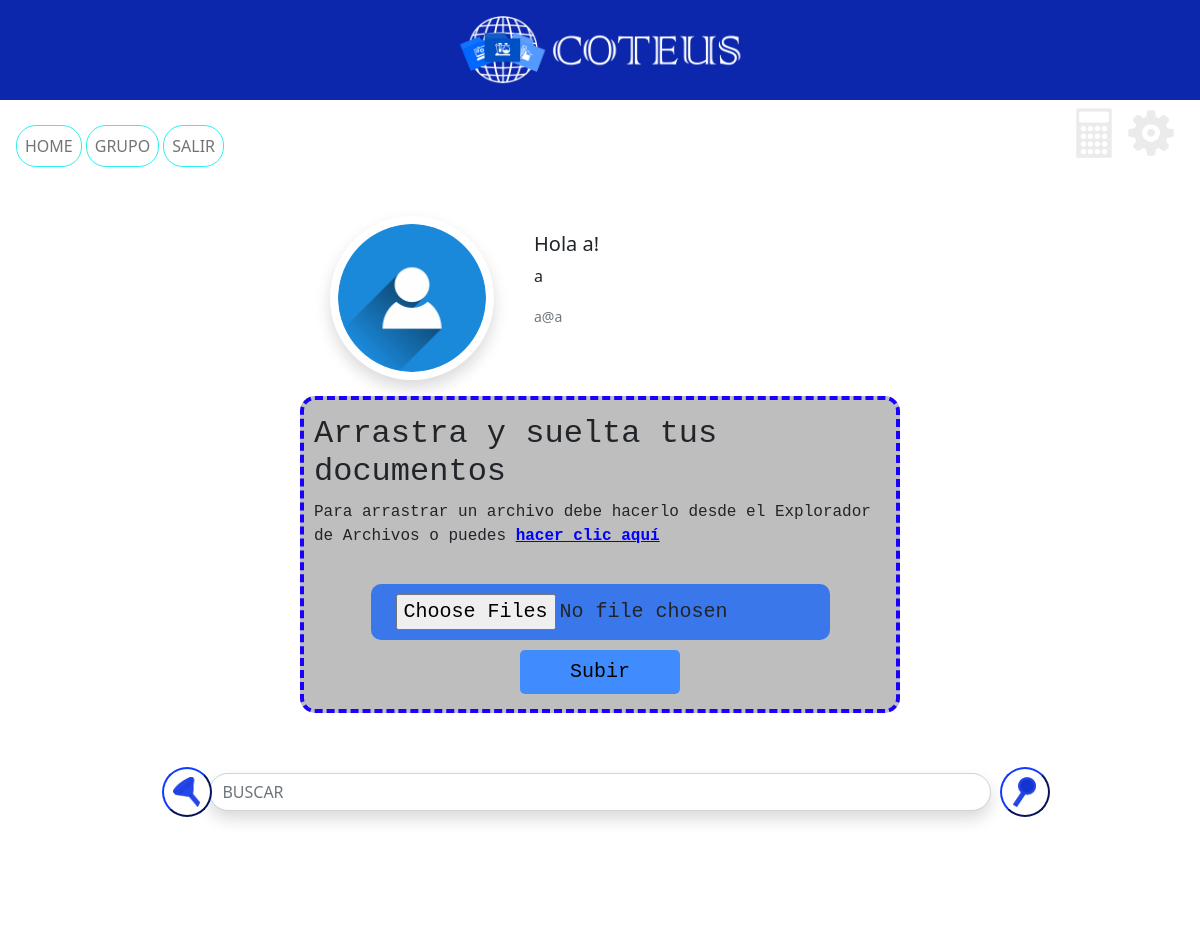
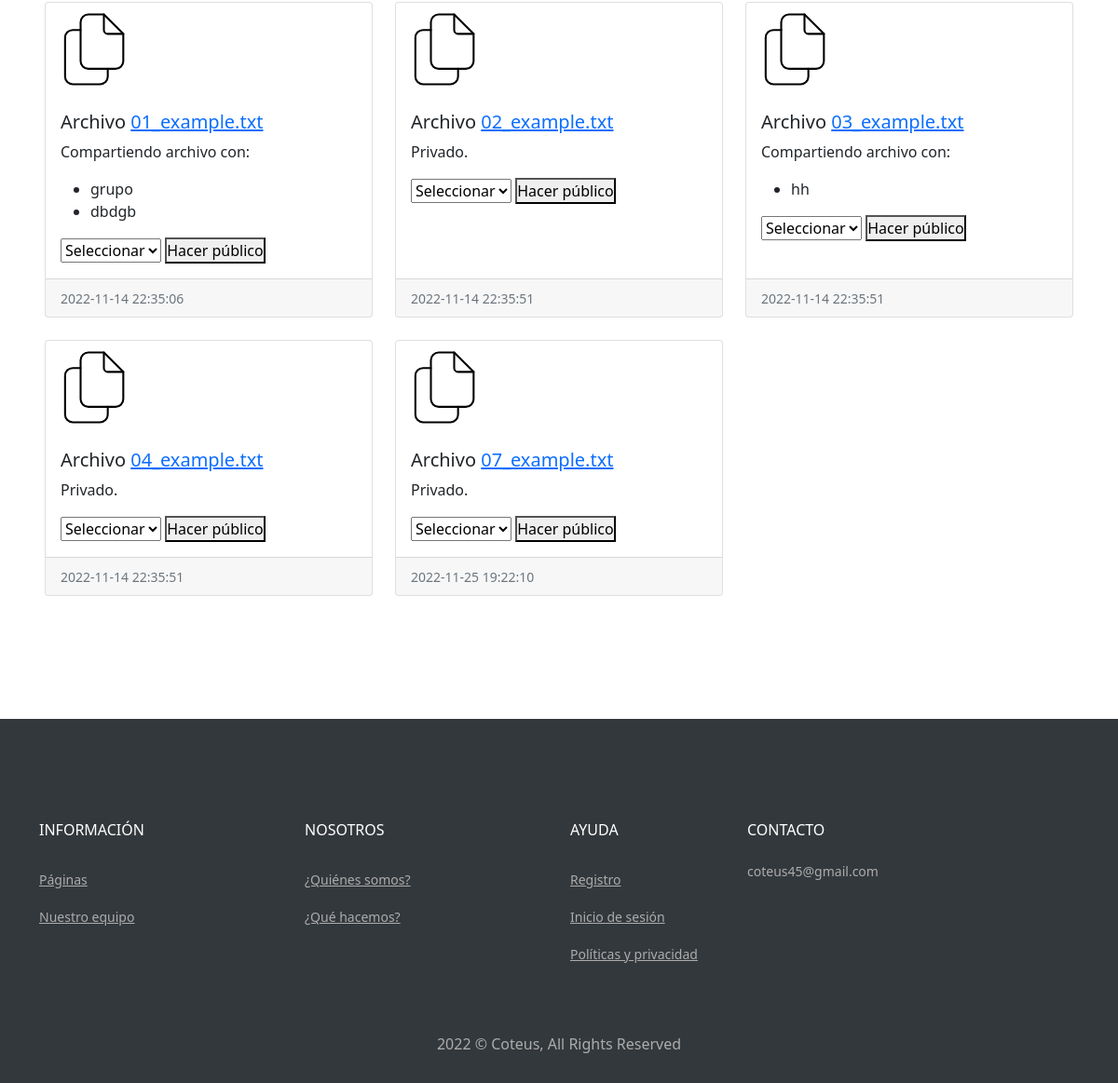
Screenshot of /Home (signed in) with the database file from the repository (2 pictures, top to bottom).
### tables this page shows
CREATE TABLE `employees_t` (
  `id_employee` int(11) NOT NULL,
  `name` varchar(20) NOT NULL,
  `surname` varchar(20) DEFAULT NULL,
  `username` varchar(20) NOT NULL,
  `password` varchar(60) NOT NULL,
  `email` varchar(100) NOT NULL,
  `telephone` int(10) DEFAULT NULL,
  `cuil` int(11) DEFAULT NULL,
  `id_calculator` int(11) DEFAULT NULL
);

CREATE TABLE `files_t` (
  `id_file` int(11) NOT NULL,
  `name` varchar(40) NOT NULL,
  `last_modification` datetime NOT NULL DEFAULT current_timestamp()
);

### datos/datos.php (called while the page is built, shortened)
<?php
class datos{
  public static function get_employee($key, $value){
    require("../database/database.php");
    $stmt = $conexion->prepare("SELECT * FROM `employees_t` WHERE `$key` = '$value'");
    $stmt->execute();
    $record = $stmt->fetch(PDO::FETCH_ASSOC);
    return $record;
  }
  public static function get_groups_of_file($file){
    require "../database/database.php";
    $query = "
      SELECT
        `groups_t`.`name` AS 'group_name'
      FROM `files_encapsulation_t`
        INNER JOIN `files_t`
          ON `files_encapsulation_t`.`id_file` = `files_t`.`id_file`
        INNER JOIN `groups_t`
          ON `files_encapsulation_t`.`id_group` = `groups_t`.`id_group`
      WHERE `files_t`.`id_file` = $file->id_file AND `files_encapsulation_t`.`id_employee` IS NOT NULL;
      ";
    $stmt = $conexion->prepare($query);
    $stmt->execute();
    return $stmt->fetchAll(PDO::FETCH_ASSOC);
  }
  public static function get_groups_of_file_without_sharing($employee, $file){
    require "../database/database.php";
    $employee_groups = datos::get_groups($employee->id_employee);
    $groups_ids_array = [];
    foreach ($employee_groups as $employee_group) {
      $groups_ids_array[] = $employee_group->id_group;
    }
    $query = "
      SELECT
        `groups_t`.`id_group`
      FROM `files_encapsulation_t`
        INNER JOIN `files_t`
          ON `files_encapsulation_t`.`id_file` = `files_t`.`id_file`
        INNER JOIN `groups_t`
          ON `files_encapsulation_t`.`id_group` = `groups_t`.`id_group`
      WHERE
        `files_t`.`id_file` = $file->id_file AND
        `files_encapsulation_t`.`id_group` IS NOT NULL;
    ";
    $stmt = $conexion->prepare($query);
    $stmt->execute();
    $groups_sharing_records = $stmt->fetchAll(PDO::FETCH_ASSOC);
    $shared_groups_ids_array = [];
    foreach ($groups_sharing_records as $group_sharing_record) {
      $shared_groups_ids_array[] = $group_sharing_record['id_group'];
    }
    $ids_de_grupos_no_compartiendo = [];
    if(count($shared_groups_ids_array) > 0){
      foreach ($groups_ids_array as $id) {
        if (!in_array($id, $shared_groups_ids_array)) {
          $ids_de_grupos_no_compartiendo[] = $id;
        }
      }
    } else $ids_de_grupos_no_compartiendo = $groups_ids_array;
    $query = "
      SELECT
        *
      FROM `groups_t`
      WHERE
    ";
    if(count($ids_de_grupos_no_compartiendo) > 0){
      foreach ($ids_de_grupos_no_compartiendo as $key => $id) {
        if($key != 0){
          $query .= " OR ";
        }
        $query .= "`groups_t`.`id_group` = $id";
      }
    } else $query .= "0";
    $stmt = $conexion->prepare($query);
    $stmt->execute();
    $records = $stmt->fetchAll(PDO::FETCH_ASSOC);
    return $records;
  }
  public static function get_files_employee($employee, $Search){
    require "../database/database.php";
    $query = "
      SELECT
        `files_t`.`id_file`,
        `files_t`.`name`,
        `files_t`.`last_modification`
      FROM `files_encapsulation_t`
        INNER JOIN `files_t`
          ON `files_encapsulation_t`.`id_file` = `files_t`.`id_file`
        INNER JOIN `employees_t`
          ON `files_encapsulation_t`.`id_employee` = `employees_t`.`id_employee`
        WHERE `employees_t`.`id_employee` = $employee->id_employee AND files_t.name LIKE '%$Search%' GROUP BY `files_t`.`name`;
      ";
    $stmt = $conexion->prepare($query);
    $stmt->execute();
    return $stmt->fetchAll(PDO::FETCH_ASSOC);
  }
  public static function get_groups($user_id){
    require '../database/database.php';
    $query="
      SELECT
        `groups_t`.`id_group`,
        `groups_t`.`id_admin`,
        `groups_t`.`name`,
        `groups_t`.`description`,
        `groups_t`.`date_created`,
        `groups_t`.`key`
      FROM `groups_t`
        INNER JOIN `members_t`
          ON `groups_t`.`id_group` = `members_t`.`id_group`
        INNER JOIN `employees_t`
          ON `employees_t`.`id_employee` = `members_t`.`id_employee`
      WHERE `employees_t`.`id_employee` = :id_employee
      ORDER BY `groups_t`.`id_group` DESC
    ";
    $stmt = $conexion->prepare($query);
    $stmt->bindParam(':id_employee', $user_id);
    $stmt->execute();
    $resp = $stmt->fetchAll(PDO::FETCH_OBJ);
    return $resp;
  }
}

### class/employee.php (called while the page is built, shortened)
<?php
class employee{
  public static function record_to_object($employee_record){
    $employee = new employee();
    foreach ($employee_record as $key => $value) {
      $employee->$key = $employee_record[$key];
    }
    return $employee;
  }
  public static function get_by_id($id){
    require_once "../datos/datos.php";
    $employee = datos::get_employee('id_employee', $id);
    $result = ($employee) ? $employee : null;
    return $result;
  }
  public function get_files($Search){
    require_once "../datos/datos.php";
    $files = datos::get_files_employee($this, $Search);
    return $files;
  }
}

### class/files.php (called while the page is built, shortened)
<?php
class files{
  public function __construct($file_record){
    $this->id_file = $file_record['id_file'];
    $this->name = $file_record['name'];
    $this->last_modification = $file_record['last_modification'];
  }
  public function get_groups() {
    require_once "../datos/datos.php";
    $group_names = [];
    $group_names_records = datos::get_groups_of_file($this);
    foreach ($group_names_records as $group_name_record) {
      $group_names[] = $group_name_record['group_name'];
    }
    return $group_names;
  }
  public function get_groups_without_sharing($employee) {
    require_once "../datos/datos.php";
    $group_records = datos::get_groups_of_file_without_sharing($employee, $this);
    return $group_records;
  }
}

### Home/index.php (the view, shortened to what this page needs)
<?php
  require_once "../class/employee.php";
  require_once "../class/files.php";
  $employee_record = employee::get_by_id($_SESSION['user_id']);
  $employee = employee::record_to_object($employee_record);
  $Search="";
  $file_records = $employee->get_files($Search);
  $files = [];
  foreach ($file_records as $key => $file_record) {
    $files[$key] = new files($file_record);
  }
  $folder = "../files_users/$employee->username/";
?>
<!DOCTYPE html>
<html lang="es">
  <head>
    <link rel="stylesheet" href="styles/main.css">
    <link rel="stylesheet" href="styles/bootstrap.min.css">
    <?php include "../partials/linkCSS.php"; ?>
  </head>
  <body>
    <div class="header">
      <?php include "../partials/HTML/header/header.php"; ?>
    </div>
    <div class="pages">
      <?php include "../partials/HTML/nav/nav.php"; ?>
    </div>
    <div class="d-flex justify-content-center">
      <div class="mb-3 mt-4" style="max-width: 540px">
        <div class="row">
          <div class="col-md-4">
            <img src="../img/users/ProfilePhoto.png" class="img-fluid img-card1 rounded-pill shadow p-2 bg-body" id="user-photo" />
          </div>
          <div class="col-md-8">
            <div class="card-body">
              <h5 class="card-title">
                <?= "Hola " . $employee_record['name']; ?>!
              </h5>
              <p class="card-text">
                <?= $employee_record['username'] ?>
              </p>
              <p class="card-text">
                <small class="text-muted"> <?= $employee_record['email']; ?></small>
              </p>
            </div>
          </div>
        </div>
      </div>
    </div>
    <div class="functions">
    </div>
    <div class="container">
      <link rel="stylesheet" type="text/css" href="../partials/HTML/seeker/seeker.css">
        <button class="filterbutton">
          <img class="FiltroIcon" src="../img/seeker/Filtro_Icon.svg">
        </button>
      <form class="d-flex" id="SF" method="post" action="index.php">
        <input
          name="SearchFiles"
          class="form-control rounded-pill shadow rounded"
          type="search"
          placeholder="BUSCAR"
          aria-label="Search"
          id="seeker"
        />
        <button class="searchbutton" type="submit">
          <img class="LupaIcon" src="../img/seeker/Lupa_Icon.svg">
        </button>
      </form>
    </div>
    <?php if(count($files) > 0): ?>
      <div class="row row-cols-1 row-cols-md-3 g-4 mt-5 p-5">
        <?php foreach($files as $key => $file):
          $path = $folder . $file->name;
        ?>
          <div class="col" id="cf">
            <div class="card h-100">
              <div class="card-img-top icon-card">
              </div>
              <div class="card-body">
                <h5 class="card-title">
                  <?= "Archivo <a href='$path' target='_blank'> " . $file->name . " </a> "; ?>
                </h5>
                <?php if(count($file->get_groups()) > 0): ?>
                  <p class="card-text">
                    Compartiendo archivo con:
                    <ul>
                      <?php foreach ($file->get_groups() as $key => $group_name): ?>
                        <li> <?= $group_name ?> </li>
                      <?php endforeach; ?>
                    </ul>
                  </p>
                <?php else: ?>
                  <div>
                    <p> Privado. </p>
                  </div>
                <?php endif; ?>
                <?php if(count($file->get_groups_without_sharing($employee)) > 0): ?>
                  <form action="<?= $_SERVER['PHP_SELF'] ?>" method="post">
                    <select name="id_group">
                      <option value="-1">Seleccionar</option>
                    </select>
                    <button type="submit" name="submit" value="<?= $file->id_file ?>">
                      Hacer público
                    </button>
                  </form>
                <?php endif; ?>
              </div>
              <div class="card-footer">
                <small class="text-muted">
                  <?= $file->last_modification ?>
                </small>
              </div>
            </div>
          </div>
        <?php endforeach; ?>
      </div>
    <?php else:?>
      <p> No tenes Archivos </p>
    <?php endif; ?>
    <?php include "../partials/HTML/footer/footer.php"; ?>
  </body>
</html>

### partials/linkCSS.php
<link rel="stylesheet" type="text/css" href="../partials/general/main.css"/>
<link rel="stylesheet" type="text/css" href="styles/main.css"/>

### partials/HTML/header/header.php
<div>
	<link rel="stylesheet" type="text/css" href="../partials/HTML/header/style.css">
	<header class="header">
		<center><img class="CLogo" src="../img/COTEUS_Logo_Blanco.svg"></center>
	</header>
</div>

### partials/HTML/nav/nav.php (shortened to what this page needs)
<nav
      class="navbar navbar-expand-lg navbar-light d-flex justify-content-center">
    <link rel="stylesheet" type="text/css" href="C:/xampp/htdocs/COTEUS/partials/HTML/nav/nav.css">
      <div class="container-fluid">
        <div class="collapse navbar-collapse" id="navbarNav">
          <ul class="navbar-nav">
            <li class="nav-item">
              <a class="nav-link" href="../Home/" id="navtext">HOME</a>
            </li>
            <li class="nav-item">
              <a class="nav-link" href="../Grupo/" id="navtext">GRUPO</a>
            </li>
            <li class="nav-item">
              <a class="nav-link" href="../partials/logout.php" id="navtext">SALIR</a>
            </li>
          </ul>
        </div>
      </div>
    <div class="BarraHerramientas">
		    <a class="ClcIcon" href="javascript:" onclick="Calculator()">
        <img class="toolICON" src="../img/tools_bar/Calculadora_Icon.svg"></a>
		    <a class="ConfIcon" href="../Configuracion/">
        <img class="toolICON" id="Gear" src="../img/tools_bar/Configuracion_Icon.svg"></a>
        <a><img src="../img/tools_bar/null.svg"></a>
  <link rel="stylesheet" type="text/css" href="../partials/HTML/nav/Calculadora.css">
	</div>
    </nav>

### partials/HTML/footer/footer.php (shortened to what this page needs)
<footer class="footer">
  <link rel="stylesheet" type="text/css" href="../partials/HTML/footer/footer.css">
    <div class="container">
      <div class="row">
        <div class="col-lg-3">
          <div class="">
            <h6 class="text-uppercase text-white">Información</h6>
            <ul class="list-unstyled footer-link mt-4">
              <li><a href="">Páginas</a></li>
              <li><a href="">Nuestro equipo</a></li>
            </ul>
          </div>
        </div>
        <div class="col-lg-3">
          <div class="">
            <h6 class="text-uppercase text-white">Nosotros</h6>
            <ul class="list-unstyled footer-link mt-4">
              <li><a href="">¿Quiénes somos?</a></li>
              <li><a href="">¿Qué hacemos?</a></li>
            </ul>
          </div>
        </div>
        <div class="col-lg-2">
          <div class="">
            <h6 class="text-uppercase text-white">Ayuda</h6>
            <ul class="list-unstyled footer-link mt-4">
              <li><a href="">Registro</a></li>
              <li><a href="">Inicio de sesión</a></li>
              <li><a href="">Políticas y privacidad</a></li>
            </ul>
          </div>
        </div>
        <div class="col-lg-4">
          <div class="">
            <h6 class="text-uppercase text-white">Contacto</h6>
            <p class="contact-info">coteus45@gmail.com</p>
          </div>
        </div>
      </div>
    </div>
    <div class="text-center mt-5">
      <p class="footer-alt mb-0 f-14">2022 © Coteus, All Rights Reserved</p>
    </div>
  </footer>

### partials/general/main.css (style rules this page uses)
.functions { display: flex; flex-direction: column; align-items: center; flex-wrap: nowrap; }

### partials/HTML/header/style.css (style rules this page uses)
* { margin: 0; padding: 0; box-sizing: border-box; }
.header { background-color: #0C27AC; height: 100px; }
.CLogo { margin-top: 15px; height: 70px; }

### partials/upload_files/upload_files.css (style rules this page uses)
.upload-files-container { display: flex; flex-direction: column; align-items: center; justify-content: center; gap: 20px; }
.upload-files { display: flex; align-items: center; justify-content: center; flex-direction: column; border: 4px dashed rgb(25, 0, 255); background-color: rgb(190, 190, 190); padding: 15px 10px; border-radius: 15px; width: 600px; font-family: 'Inconsolata', monospace; }
.upload-files__link { color: blue; font-weight: bold; text-decoration: underline; cursor: pointer; }
.upload-files__btn-files { padding: 10px 25px; font-size: 20px; border: 0; border-radius: 10px; outline: 0; background-color: #3977eb; cursor: pointer; margin-top: 20px; margin-bottom: 10px; }
.upload-files-container__btn-send { background-color: #408cff; outline: none; border-radius: 5px; border: 0; padding: 7px 50px; font-size: 20px; cursor: pointer; }

### partials/HTML/seeker/seeker.css (style rules this page uses)
.container { margin-top: 5%; position: relative; }
#seeker { width: 70%; margin-left: auto; margin-right: auto; }
.filterbutton { border-color: #0c27ac; background-color: white; border-radius: 30px; width: 50px; height: 50px; position: absolute; margin-top: -0.5%; margin-left: 10.5%; }
.searchbutton { border-color: #0c27ac; background-color: white; border-radius: 30px; width: 50px; height: 50px; position: absolute; margin-top: -0.5%; margin-left: 84%; }
.FiltroIcon { width: 60%; pointer-events: none; }
.LupaIcon { width: 50%; pointer-events: none; }

### partials/HTML/footer/footer.css (style rules this page uses)
.footer { margin-top: 7%; background-color: #33383c; padding: 50px 0 30px; }
.footer-link a { color: #acacac; line-height: 40px; font-size: 14px; transition: all 0.5s; }
.contact-info { color: #acacac; font-size: 14px; }
.footer-alt { color: #acacac; }

### partials/HTML/nav/nav.css (style rules this page uses)
.nav-item { border: solid 1px #2BF1F2; border-radius: 20px; margin-left: 2%; }
.nav-item { background-color: white; }
.toolICON { height: 50px; margin-right: 10px; }

### rows the page displays
employees_t: name "a", username "a", email "a@a"
files_t: name "01_example.txt", group_name "grupo", group_name "dbdgb", $file->id_file 1 (drawn), last_modification "2022-11-14 22:35:06"
files_t: name "02_example.txt", shows "Privado.", $file->id_file 2 (drawn), last_modification "2022-11-14 22:35:51"
files_t: name "03_example.txt", group_name "hh", $file->id_file 3 (drawn), last_modification "2022-11-14 22:35:51"
files_t: name "04_example.txt", shows "Privado.", $file->id_file 4 (drawn), last_modification "2022-11-14 22:35:51"
files_t: name "07_example.txt", shows "Privado.", $file->id_file 14 (drawn), last_modification "2022-11-25 19:22:10"
